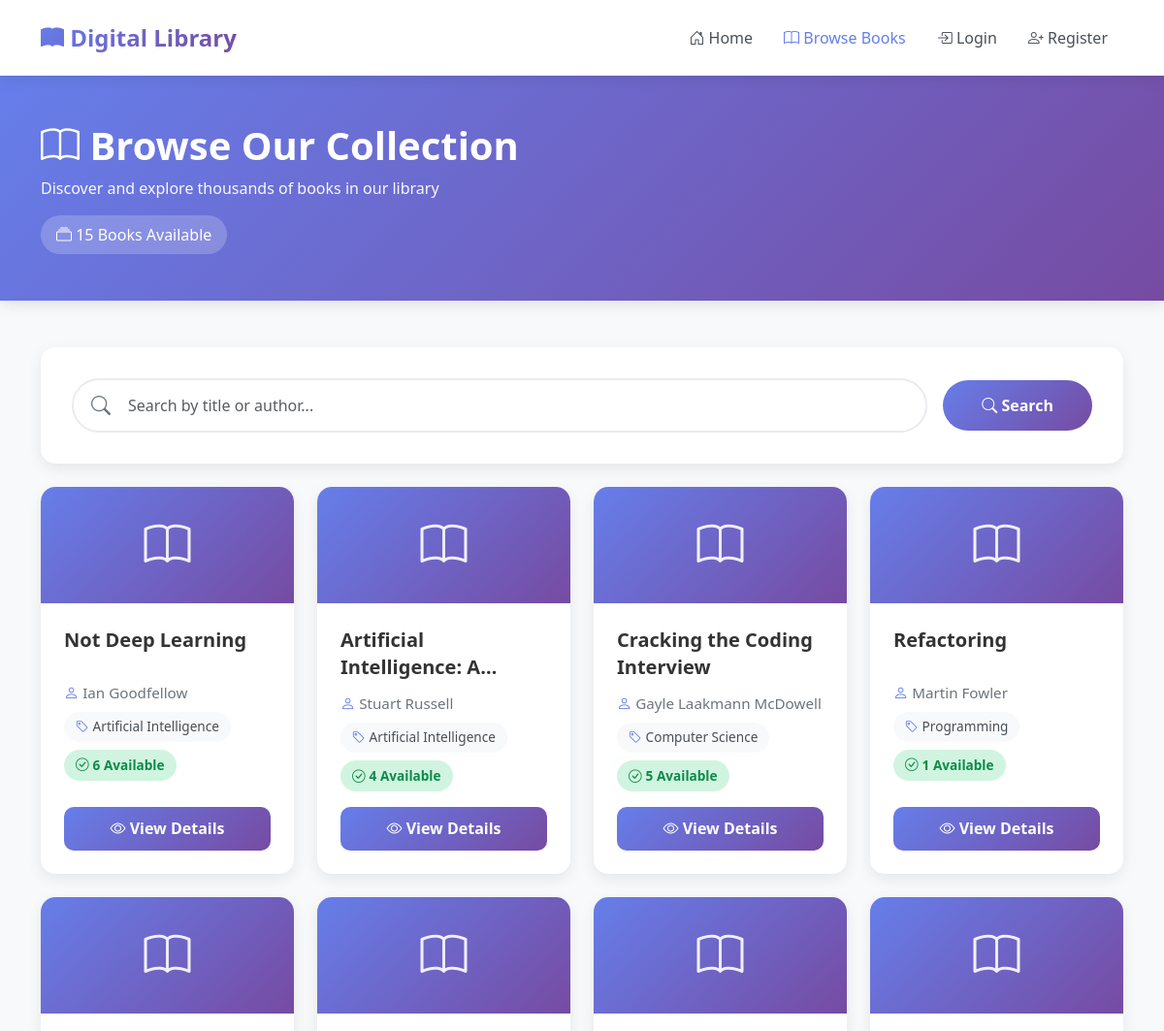
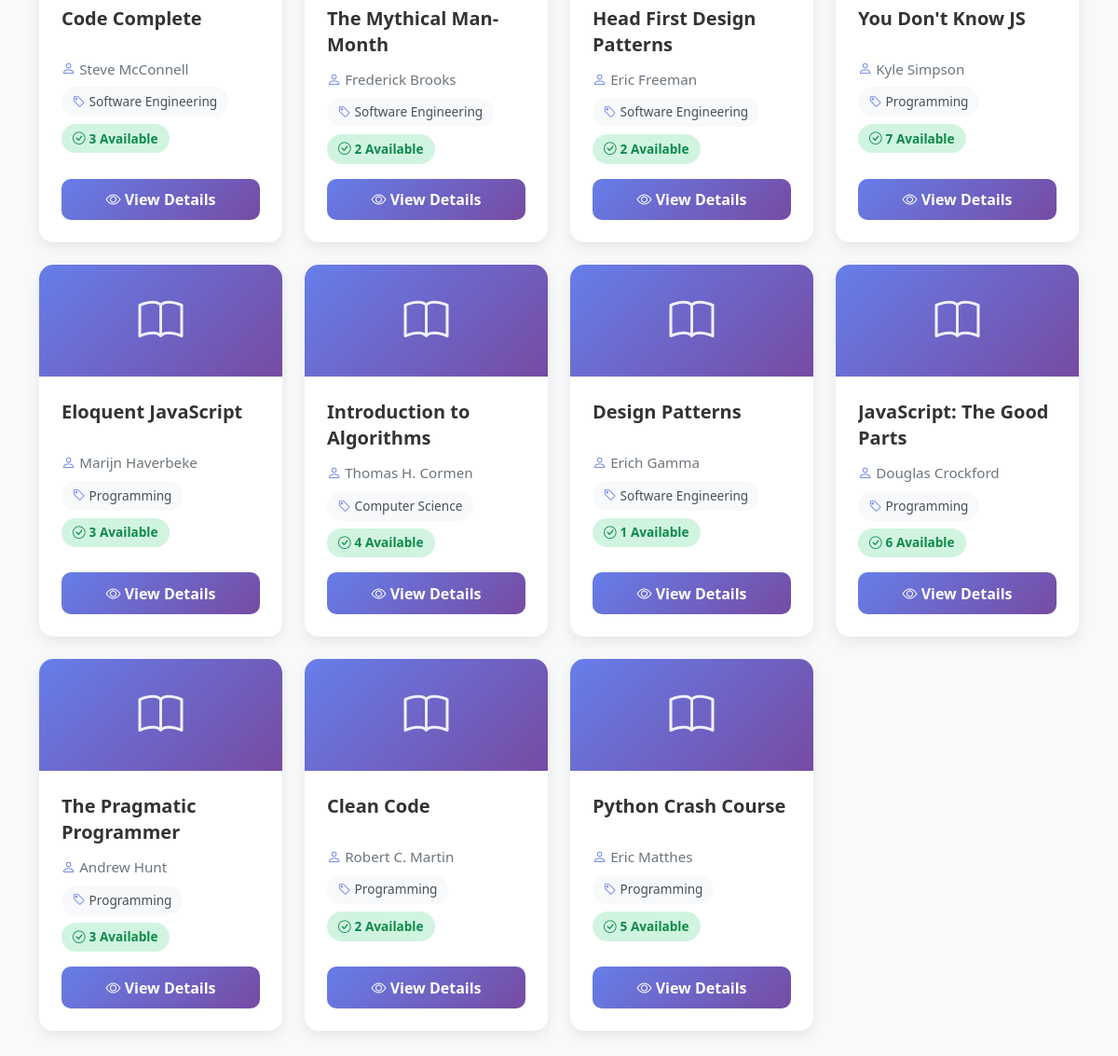
The page /books/ on the database its author committed (2 pictures, top to bottom).
### books/models.py (models this page shows, shortened)
class Book(models.Model):
    title = models.CharField(
        max_length=200,
        help_text="Enter the book title"
    )
    author = models.CharField(
        max_length=100,
        help_text="Enter the author name"
    )
    isbn = models.CharField(
        max_length=13,
        unique=True,
        help_text="13 Character ISBN number"
    )
    category = models.CharField(
        max_length=50,
        help_text="Enter the book category (e.g., Fiction, Science, History)"
    )
    description = models.TextField(
        help_text="Enter a brief description of the book",
        blank=True
    )
    quantity = models.PositiveIntegerField(
        default=1,
        help_text="Total number of copies in the library"
    )
    available_quantity = models.PositiveIntegerField(
        default=1,
        help_text="Number of copies currently available for borrowing"
    )
    created_at = models.DateTimeField(
        auto_now_add=True,
        help_text="Date and time when the book was added to the system"
    )
    class Meta:
        ordering = ['-created_at']
        verbose_name = 'Book'
        verbose_name_plural = 'Books'
    def is_available(self):
        return self.available_quantity > 0
    is_available.boolean = True
    is_available.short_description = 'Available'

### books/views.py (the view)
# urls.py: path('', views.book_list, name='book_list'),
def book_list(request):
    search_query = request.GET.get('q', '').strip()
    books = Book.objects.all()
    if search_query:
        books = books.filter(
            Q(title__icontains=search_query) |
            Q(author__icontains=search_query)
        )
    context = {
        'books': books,
        'total_books': books.count(),
        'search_query': search_query,
    }
    return render(request, 'books/book_list.html', context)

### books/templates/books/book_list.html (shortened to what this page needs)
<!DOCTYPE html>
<html lang="en">
<head>
    <link href="https://cdn.jsdelivr.net/npm/bootstrap@5.3.0/dist/css/bootstrap.min.css" rel="stylesheet">
    <link href="https://cdn.jsdelivr.net/npm/bootstrap-icons@1.10.0/font/bootstrap-icons.css" rel="stylesheet">
</head>
<body>
    <nav class="navbar navbar-expand-lg navbar-light sticky-top">
        <div class="container">
            <a class="navbar-brand" href="{% url 'accounts:home' %}">
                <i class="bi bi-book-fill"></i> Digital Library
            </a>
            <div class="collapse navbar-collapse" id="navbarNav">
                <ul class="navbar-nav ms-auto align-items-center">
                    <li class="nav-item">
                        <a class="nav-link" href="{% url 'accounts:home' %}">
                            <i class="bi bi-house-door"></i> Home
                        </a>
                    </li>
                    <li class="nav-item">
                        <a class="nav-link active" href="{% url 'books:book_list' %}">
                            <i class="bi bi-book"></i> Browse Books
                        </a>
                    </li>
                    {% if user.is_authenticated %}
                        <li class="nav-item">
                            <span class="nav-link">
                                <i class="bi bi-person-circle"></i> {{ user.username }}
                            </span>
                        </li>
                        <li class="nav-item">
                            <a class="btn btn-logout ms-2" href="{% url 'accounts:logout' %}">
                                <i class="bi bi-box-arrow-right"></i> Logout
                            </a>
                        </li>
                    {% else %}
                        <li class="nav-item">
                            <a class="nav-link" href="{% url 'accounts:login' %}">
                                <i class="bi bi-box-arrow-in-right"></i> Login
                            </a>
                        </li>
                        <li class="nav-item">
                            <a class="nav-link" href="{% url 'accounts:register' %}">
                                <i class="bi bi-person-plus"></i> Register
                            </a>
                        </li>
                    {% endif %}
                </ul>
            </div>
        </div>
    </nav>
    <div class="page-header">
        <div class="container">
            <h1><i class="bi bi-book"></i> Browse Our Collection</h1>
            <p>Discover and explore thousands of books in our library</p>
            <div class="stats-badge">
                <i class="bi bi-collection"></i> {{ total_books }} Book{{ total_books|pluralize }}
                {% if search_query %}matching "{{ search_query }}"{% else %}Available{% endif %}
            </div>
        </div>
    </div>
    <div class="container mb-4">
        <div class="search-section">
            <form method="GET" action="{% url 'books:book_list' %}" class="search-form">
                <div class="search-input-wrapper">
                    <input
                        type="text"
                        name="q"
                        class="form-control search-input"
                        placeholder="Search by title or author..."
                        value="{{ search_query }}"
                        autocomplete="off"
                    >
                </div>
                <button type="submit" class="btn btn-search">
                    <i class="bi bi-search"></i> Search
                </button>
            </form>
        </div>
    </div>
    <div class="container">
        {% if books %}
            <div class="books-grid">
                <div class="row g-4">
                    {% for book in books %}
                        <div class="col-lg-3 col-md-4 col-sm-6">
                            <div class="book-card">
                                <div class="book-card-header">
                                    <i class="bi bi-book book-icon"></i>
                                </div>
                                <div class="book-card-body">
                                    <h3 class="book-title">{{ book.title }}</h3>
                                    <p class="book-author">
                                        <i class="bi bi-person"></i> {{ book.author }}
                                    </p>
                                    <div class="book-meta">
                                        <span class="meta-badge">
                                            <i class="bi bi-tag"></i> {{ book.category }}
                                        </span>
                                        {% if book.is_available %}
                                            <span class="availability-badge available">
                                                <i class="bi bi-check-circle"></i> {{ book.available_quantity }} Available
                                            </span>
                                        {% else %}
                                            <span class="availability-badge unavailable">
                                                <i class="bi bi-x-circle"></i> Unavailable
                                            </span>
                                        {% endif %}
                                    </div>
                                    <a href="{% url 'books:book_detail' book.pk %}" class="btn btn-view-details w-100">
                                        <i class="bi bi-eye"></i> View Details
                                    </a>
                                </div>
                            </div>
                        </div>
                    {% endfor %}
                </div>
            </div>
        {% endif %}
    </div>
</body>
</html>

### books/templates/books/book_list.html (style rules this page uses)
:root { --primary-gradient: linear-gradient(135deg, #667eea 0%, #764ba2 100%); --primary-color: #667eea; --secondary-color: #764ba2; }
body { background: #f8f9fa; font-family: 'Segoe UI', Tahoma, Geneva, Verdana, sans-serif; }
.navbar { background: white !important; box-shadow: 0 2px 15px rgba(0, 0, 0, 0.1); padding: 1rem 0; }
.navbar-brand { font-size: 1.5rem; font-weight: 700; background: var(--primary-gradient); -webkit-background-clip: text; -webkit-text-fill-color: transparent; background-clip: text; }
.nav-link { font-weight: 500; color: #495057 !important; margin: 0 0.5rem; transition: color 0.3s ease; }
.nav-link:hover, .nav-link.active { color: var(--primary-color) !important; }
.page-header { background: var(--primary-gradient); color: white; padding: 3rem 0; margin-bottom: 3rem; box-shadow: 0 4px 15px rgba(0, 0, 0, 0.1); }
.page-header h1 { font-weight: 700; margin-bottom: 0.5rem; }
.page-header p { opacity: 0.95; margin-bottom: 0; }
.stats-badge { background: rgba(255, 255, 255, 0.2); padding: 0.5rem 1rem; border-radius: 20px; display: inline-block; margin-top: 1rem; }
.book-card { background: white; border-radius: 15px; overflow: hidden; box-shadow: 0 5px 15px rgba(0, 0, 0, 0.08); transition: all 0.3s ease; height: 100%; display: flex; flex-direction: column; }
.book-card-header { background: var(--primary-gradient); color: white; padding: 1.5rem; min-height: 120px; display: flex; align-items: center; justify-content: center; text-align: center; }
.book-icon { font-size: 3rem; opacity: 0.9; }
.book-card-body { padding: 1.5rem; flex-grow: 1; display: flex; flex-direction: column; }
.book-title { font-size: 1.25rem; font-weight: 700; color: #333; margin-bottom: 0.75rem; line-height: 1.4; min-height: 2.8rem; display: -webkit-box; -webkit-line-clamp: 2; -webkit-box-orient: vertical; overflow: hidden; }
.book-author { color: #6c757d; margin-bottom: 0.5rem; font-size: 0.95rem; }
.book-author i { color: var(--primary-color); }
.book-meta { display: flex; flex-wrap: wrap; gap: 0.5rem; margin-bottom: 1rem; }
.meta-badge { background: #f8f9fa; padding: 0.35rem 0.75rem; border-radius: 20px; font-size: 0.85rem; color: #495057; display: inline-flex; align-items: center; gap: 0.25rem; }
.meta-badge i { color: var(--primary-color); }
.availability-badge { padding: 0.35rem 0.75rem; border-radius: 20px; font-size: 0.85rem; font-weight: 600; display: inline-flex; align-items: center; gap: 0.25rem; }
.availability-badge.available { background: #d1f4e0; color: #0d8a4a; }
.btn-view-details { background: var(--primary-gradient); border: none; color: white; padding: 0.65rem 1.5rem; border-radius: 10px; font-weight: 600; transition: all 0.3s ease; margin-top: auto; }
.search-section { background: white; padding: 2rem; border-radius: 15px; box-shadow: 0 5px 15px rgba(0, 0, 0, 0.08); }
.search-form { display: flex; gap: 1rem; align-items: center; }
.search-input-wrapper { flex: 1; position: relative; }
.search-input { padding: 0.875rem 3rem 0.875rem 3.5rem; border: 2px solid #e9ecef; border-radius: 50px; font-size: 1rem; transition: all 0.3s ease; }
.btn-search { background: var(--primary-gradient); border: none; color: white; padding: 0.875rem 2.5rem; border-radius: 50px; font-weight: 600; transition: all 0.3s ease; white-space: nowrap; }
.books-grid { margin-bottom: 3rem; }

### rows shown on the page
Book: title "Not Deep Learning", author "Ian Goodfellow", category "Artificial Intelligence", available_quantity "6"
Book: title "Artificial Intelligence:…", author "Stuart Russell", category "Artificial Intelligence", available_quantity "4"
Book: title "Cracking the Coding Interview", author "Gayle Laakmann McDowell", category "Computer Science", available_quantity "5"
Book: title "Refactoring", author "Martin Fowler", category "Programming", available_quantity "1"
Book: title "Code Complete", author "Steve McConnell", category "Software Engineering", available_quantity "3"
Book: title "The Mythical Man-Month", author "Frederick Brooks", category "Software Engineering", available_quantity "2"
Book: title "Head First Design Patterns", author "Eric Freeman", category "Software Engineering", available_quantity "2"
Book: title "You Don't Know JS", author "Kyle Simpson", category "Programming", available_quantity "7"
Book: title "Eloquent JavaScript", author "Marijn Haverbeke", category "Programming", available_quantity "3"
Book: title "Introduction to Algorithms", author "Thomas H. Cormen", category "Computer Science", available_quantity "4"
Book: title "Design Patterns", author "Erich Gamma", category "Software Engineering", available_quantity "1"
Book: title "JavaScript: The Good Parts", author "Douglas Crockford", category "Programming", available_quantity "6"
Book: title "The Pragmatic Programmer", author "Andrew Hunt", category "Programming", available_quantity "3"
Book: title "Clean Code", author "Robert C. Martin", category "Programming", available_quantity "2"
Book: title "Python Crash Course", author "Eric Matthes", category "Programming", available_quantity "5"

### other values the page prints
{{ total_books }} "15"
